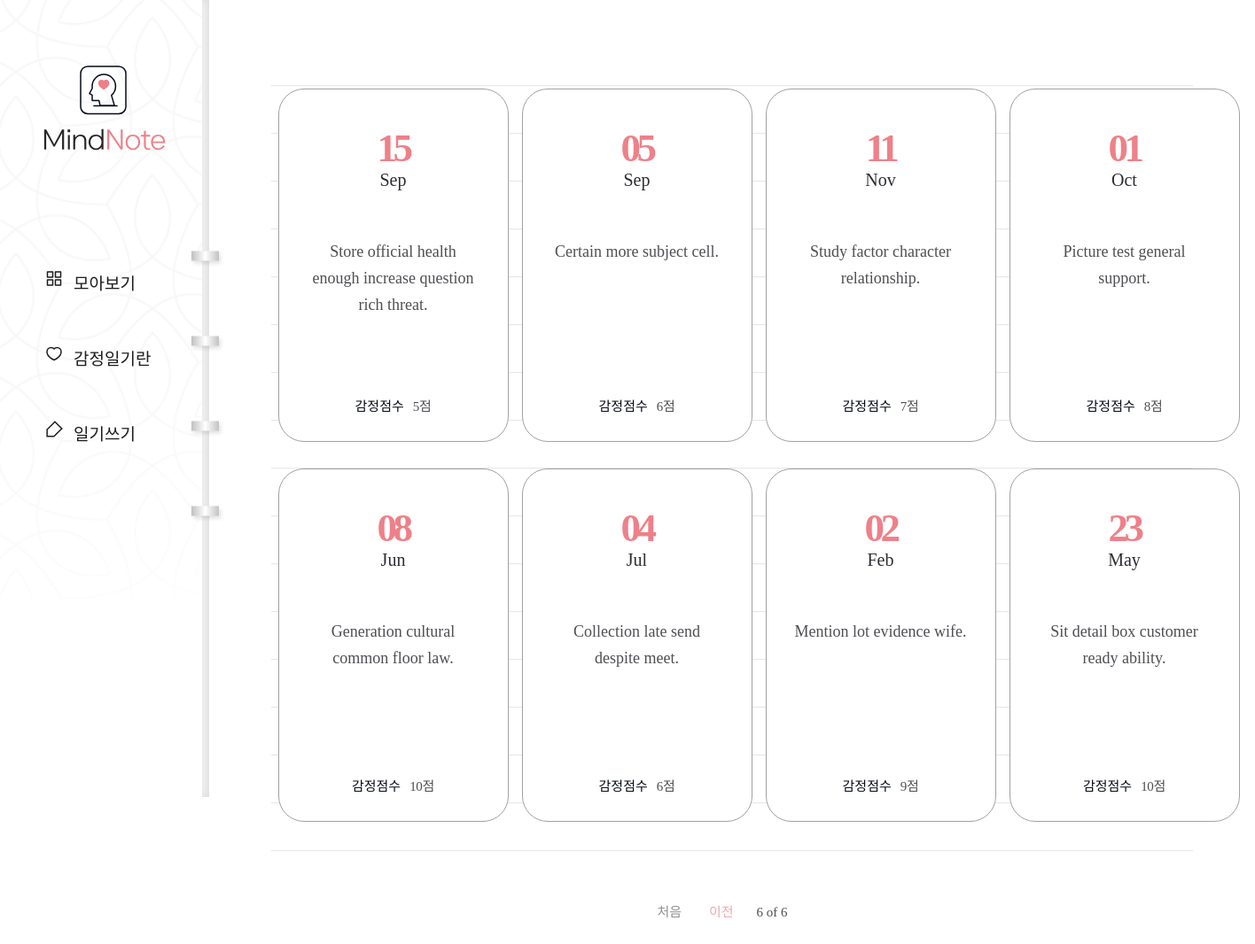
The page /diary/?page=6 on the database its author committed.
### diary/models.py (models this page shows, shortened)
class Page(models.Model):
    title = models.CharField(max_length=100, validators=[validate_no_hash])
    content = models.TextField()
    feeling = models.CharField(max_length=80, validators=[validate_no_hash, validate_no_numbers])
    score = models.IntegerField(validators=[validate_score])
    dt_created = models.DateField()

### diary/views.py (the view)
# urls.py: path('diary/', views.PageListView.as_view(), name="page-list"),
class PageListView(ListView):
    model = Page
    template_name = "diary/page_list.html"
    ordering = ["-dt_created"]
    paginate_by = 8
    page_kwarg = 'page'

### diary/templates/diary/page_list.html (shortened to what this page needs)
{% extends './base.html' %}
{% block content %}
{% if page_obj.object_list %}
    <div class="wrap-note">
        <div class="note">
            <div class="note-list">
                <ul>
                    {% for obj in page_obj.object_list %}
                    <li>
                        <a href="{% url 'page-detail' obj.id %}">
                            <div class="date">
                                <span>{{obj.dt_created|date:"d"}}</span>
                                <p>{{obj.dt_created|date:"M"}}</p>
                            </div>
                            <h2>{{obj.title}}</h2>
                            <div class="score">
                                <p>감정점수</p>
                                <span>{{obj.score}}점</span>
                            </div>
                        </a>
                    </li>
                    {% endfor %}
                </ul>
            </div>
            <div class="paging">
                {% if page_obj.has_previous %}
                    <a href="?page=1" class="first">처음</a>
                    <a href="?page={{page_obj.previous_page_number}}" class="prev">이전</a>
                {% endif %}
                <span class="page">
                    <p>{{page_obj.number}} of {{page_obj.paginator.num_pages}}</p>
                </span>
            </div>
        </div>
    </div>
{% endif %}
{% endblock content %}

### diary/static/diary/css/styles.css (style rules this page uses)
h1,h2,h3,p,a,ul,li { margin: 0; padding: 0; font-family: 'NanumSquare'; list-style: none; text-decoration: none; outline: none; }
html { position: relative; min-height: 100%; margin: 0; }
body { margin: 0; padding: 0; -webkit-font-smoothing: antialiased; -moz-osx-font-smoothing: auto; }
.wrap-note .note { padding-left: 236px; padding-top: 50px; padding-bottom: 200px; }
.note-list { margin: 0 70px; padding-top: 50px; background: url(../image/note-bg.svg) repeat-x center/1535px 974px; }
.note-list ul { overflow: hidden; width: 1100px; margin: 0 auto; padding-bottom: 50px; }
.note-list ul li { float: left; width: 25%; padding-bottom: 30px; }
.note-list ul li a { display: block; width: 258px; height: 397px; margin: 0 auto; background: #fff; border: solid 1px #a3a0a0; border-radius: 29px; }
.note-list ul li a .date { margin-top: 40px; margin-bottom: 55px; text-align: center; }
.note-list ul li a .date p { display: inline-block; font-family: 'NanumSquare'; color: #2b2d32; font-size: 20px; text-align: center; text-transform: capitalize; line-height: 1; }
.note-list ul li a .date span { display: block; font-family: 'NanumSquare'; color: #ee8088; font-weight: 700; font-size: 45px; letter-spacing: -4.47px; }
.note-list ul li a h2 { width: 196px; height: 150px; margin: 0 auto; font-family: 'NanumBarunpen'; color: #4e4f53; font-weight: normal; font-size: 18px; line-height: 1.67; text-align: center; }
.note-list ul li a .score { margin-top: 28px; text-align: center; }
.note-list ul li a .score p { display: inline-block; font-family: 'NanumSquare'; color: #060b18; font-size: 15px; }
.note-list ul li a .score span { padding-left: 6px; font-family: 'NanumBarunpen'; color: #4e4f53; font-size: 15px; letter-spacing: -0.29px; }
.paging { margin-top: 10px; text-align: center; }
.paging a { display: inline-block; font-family: 'NanumSquare'; font-size: 15px; }
.paging .first,.paging .last { color: #929191; }
.paging .first { margin-right: 27px; }
.paging .prev,.paging .next { color: #f2a6ac; }
.paging span { display: inline-block; }
.paging span p { margin: 0 22px; font-family: 'NanumSquare'; color: #4e4f53; font-size: 15px; }

### rows shown on the page
Page: dt_created "15", dt_created "Sep", title "Store official health enough increase question rich threat.", score "5"
Page: dt_created "05", dt_created "Sep", title "Certain more subject cell.", score "6"
Page: dt_created "11", dt_created "Nov", title "Study factor character relationship.", score "7"
Page: dt_created "01", dt_created "Oct", title "Picture test general support.", score "8"
Page: dt_created "08", dt_created "Jun", title "Generation cultural common floor law.", score "10"
Page: dt_created "04", dt_created "Jul", title "Collection late send despite meet.", score "6"
Page: dt_created "02", dt_created "Feb", title "Mention lot evidence wife.", score "9"
Page: dt_created "23", dt_created "May", title "Sit detail box customer ready ability.", score "10"

### other values the page prints
{{ page_obj.number }} "6"
{{ page_obj.paginator.num_pages }} "6"
